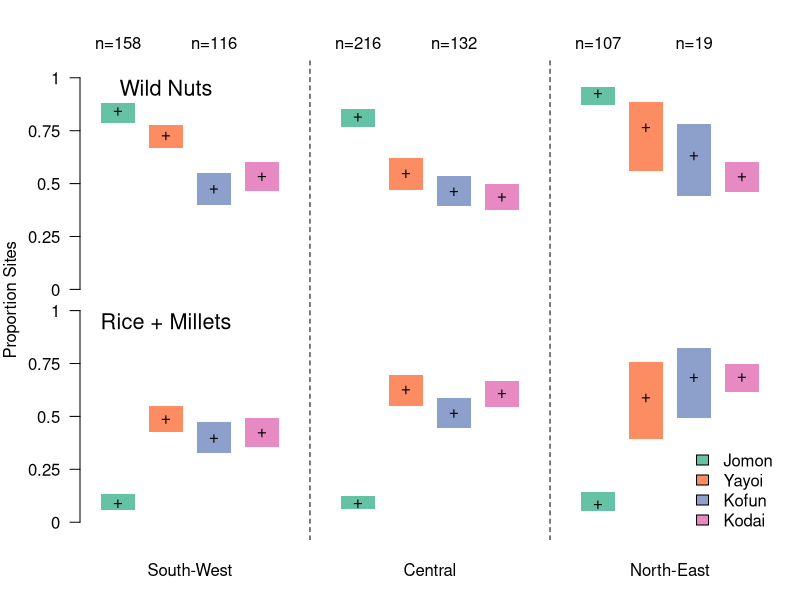
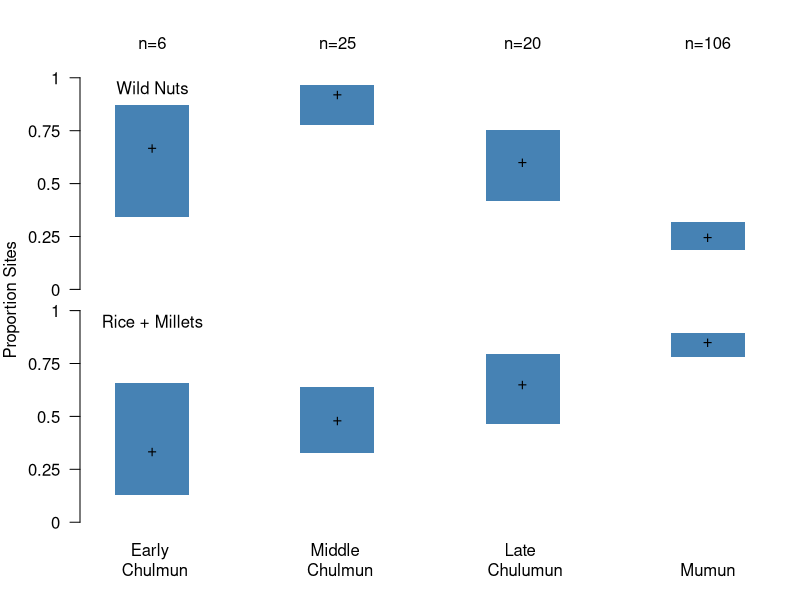

Generate these figures, in order, with R:
# Load library and Data ----
library(here)
library(RColorBrewer)
japan  <- read.csv(here('data','SiteList_JP.csv'))
korea  <- read.csv(here('data','SiteList_KOR.csv'))

# Define and Macro-Regions and Periods ----

# Group Japan by Region
japan$MacroRegion = "South-West"
japan$MacroRegion[which(japan$Region%in%c('Kanto','Chubu'))]='Central'
japan$MacroRegion[which(japan$Region%in%c('Tohoku'))]='North-East'

# Re-organise Period in Korea
korea$Period2 = korea$Period 
korea$Period2[which(korea$Period %in% c('Early Mumun','Late Mumun'))] = 'Mumun'

# Compute Frequences and HPDIs (Japan) ----
japan.periods = c('Jomon','Yayoi','Kofun','Kodai')
japan.regions = c('South-West','Central','North-East')
japan.freq = expand.grid(japan.periods,japan.regions,stringsAsFactors = FALSE)
colnames(japan.freq) = c('Period','Region')

japan.freq$wildnuts = NA
japan.freq$wildnuts.lo90 = NA
japan.freq$wildnuts.hi90 = NA
japan.freq$wildnuts.lo50 = NA
japan.freq$wildnuts.hi50 = NA
japan.freq$wildnuts.obsProp = NA
japan.freq$ricemillets = NA
japan.freq$ricemillets.lo90 = NA
japan.freq$ricemillets.hi90 = NA
japan.freq$ricemillets.lo50 = NA
japan.freq$ricemillets.hi50 = NA
japan.freq$ricemillets.obsProp = NA
japan.freq$total = NA


for (i in 1:nrow(japan.freq))
{

	tmp = subset(japan,Period==japan.freq$Period[i] & MacroRegion==japan.freq$Region[i])
	japan.freq$total[i] = nrow(tmp)
	japan.freq$wildnuts[i]=sum(tmp$wild_nuts)
	japan.freq$ricemillets[i]=sum(tmp$rice_and_millets)
	japan.freq$wildnuts.obsProp[i] = japan.freq$wildnuts[i]/japan.freq$total[i]
	japan.freq$wildnuts.lo90[i] = qbeta(0.05,japan.freq$wildnuts[i]+1,japan.freq$total[i]-japan.freq$wildnuts[i]+1)
	japan.freq$wildnuts.hi90[i] = qbeta(0.95,japan.freq$wildnuts[i]+1,japan.freq$total[i]-japan.freq$wildnuts[i]+1)
	japan.freq$wildnuts.lo50[i] = qbeta(0.25,japan.freq$wildnuts[i]+1,japan.freq$total[i]-japan.freq$wildnuts[i]+1)
	japan.freq$wildnuts.hi50[i] = qbeta(0.75,japan.freq$wildnuts[i]+1,japan.freq$total[i]-japan.freq$wildnuts[i]+1)
	japan.freq$ricemillets.obsProp[i] = japan.freq$ricemillets[i]/japan.freq$total[i]
	japan.freq$ricemillets.lo90[i] = qbeta(0.05,japan.freq$ricemillets[i]+1,japan.freq$total[i]-japan.freq$ricemillets[i]+1)
	japan.freq$ricemillets.hi90[i] = qbeta(0.95,japan.freq$ricemillets[i]+1,japan.freq$total[i]-japan.freq$ricemillets[i]+1)
	japan.freq$ricemillets.lo50[i] = qbeta(0.25,japan.freq$ricemillets[i]+1,japan.freq$total[i]-japan.freq$ricemillets[i]+1)
	japan.freq$ricemillets.hi50[i] = qbeta(0.75,japan.freq$ricemillets[i]+1,japan.freq$total[i]-japan.freq$ricemillets[i]+1)
}


# Compute Frequences and HPDIs (Korea) ----
korea.periods = c('Early Chulmun','Middle Chulmun','Late Chulmun','Mumun')
korea.freq = data.frame(Period=korea.periods)

korea.freq$wildnuts = NA
korea.freq$wildnuts.lo90 = NA
korea.freq$wildnuts.hi90 = NA
korea.freq$wildnuts.lo50 = NA
korea.freq$wildnuts.hi50 = NA
korea.freq$wildnuts.obsProp = NA
korea.freq$ricemillets = NA
korea.freq$ricemillets.lo90 = NA
korea.freq$ricemillets.hi90 = NA
korea.freq$ricemillets.lo50 = NA
korea.freq$ricemillets.hi50 = NA
korea.freq$ricemillets.obsProp = NA
korea.freq$total = NA


for (i in 1:nrow(korea.freq))
{

	tmp = subset(korea,Period2==korea.freq$Period[i])
	korea.freq$total[i] = nrow(tmp)
	korea.freq$wildnuts[i]=sum(tmp$wild_nuts)
	korea.freq$ricemillets[i]=sum(tmp$rice_and_millets)
	korea.freq$wildnuts.obsProp[i] = korea.freq$wildnuts[i]/korea.freq$total[i]
	korea.freq$wildnuts.lo90[i] = qbeta(0.05,korea.freq$wildnuts[i]+1,korea.freq$total[i]-korea.freq$wildnuts[i]+1)
	korea.freq$wildnuts.hi90[i] = qbeta(0.95,korea.freq$wildnuts[i]+1,korea.freq$total[i]-korea.freq$wildnuts[i]+1)
	korea.freq$wildnuts.lo50[i] = qbeta(0.25,korea.freq$wildnuts[i]+1,korea.freq$total[i]-korea.freq$wildnuts[i]+1)
	korea.freq$wildnuts.hi50[i] = qbeta(0.75,korea.freq$wildnuts[i]+1,korea.freq$total[i]-korea.freq$wildnuts[i]+1)
	korea.freq$ricemillets.obsProp[i] = korea.freq$ricemillets[i]/korea.freq$total[i]
	korea.freq$ricemillets.lo90[i] = qbeta(0.05,korea.freq$ricemillets[i]+1,korea.freq$total[i]-korea.freq$ricemillets[i]+1)
	korea.freq$ricemillets.hi90[i] = qbeta(0.95,korea.freq$ricemillets[i]+1,korea.freq$total[i]-korea.freq$ricemillets[i]+1)
	korea.freq$ricemillets.lo50[i] = qbeta(0.25,korea.freq$ricemillets[i]+1,korea.freq$total[i]-korea.freq$ricemillets[i]+1)
	korea.freq$ricemillets.hi50[i] = qbeta(0.75,korea.freq$ricemillets[i]+1,korea.freq$total[i]-korea.freq$ricemillets[i]+1)
}




# Plot Frequencies/HPDIs (Japan) ----

pdf(width=10,height=7,file=here('figures','japan_abot.pdf'))
par(mar=c(3,4,3,1))
plot(NULL,xlim=c(0.75,14.25),ylim=c(0,2.1),xlab='',ylab='Proportion Sites',axes=FALSE,main='')
japan.freq$index = c(1:4,6:9,11:14)
japan.freq$cols = rep(brewer.pal(n=4,'Set2'),3)
w = 0.35
for (i in 1:nrow(japan.freq))
{
	rect(xleft=japan.freq$index[i]-w,xright=japan.freq$index[i]+w,ybottom=1.1+japan.freq$wildnuts.lo90[i],ytop=1.1+japan.freq$wildnuts.hi90[i],border=NA,col=japan.freq$cols[i])
	points(x=japan.freq$index[i],y=1.1+japan.freq$wildnuts.obsProp[i],pch="+")

	rect(xleft=japan.freq$index[i]-w,xright=japan.freq$index[i]+w,ybottom=japan.freq$ricemillets.lo90[i],ytop=japan.freq$ricemillets.hi90[i],border=NA,col=japan.freq$cols[i])
	points(x=japan.freq$index[i],y=japan.freq$ricemillets.obsProp[i],pch="+")
}
axis(side=1,at=c(2.5,7.5,12.5),labels=c('South-West','Central','North-East'),tick=FALSE,cex=1.2)
abline(v = c(5,10),lty=2)
axis(side=2,at=seq(0,1,length.out=5),labels=seq(0,1,length.out = 5),las=2)
axis(side=2,at=1.1+seq(0,1,length.out=5),labels=seq(0,1,length.out = 5),las=2)
axis(side=3,at=japan.freq$index,labels = paste0('n=',japan.freq$total),cex=1,tick=FALSE,padj=1)
legend('bottomright',legend=c('Jomon','Yayoi','Kofun','Kodai'),fill=brewer.pal(n=4,'Set2'),bty='n')
text(x=2,y=0.95,labels = 'Rice + Millets',cex=1.3)
text(x=2,y=2.05,labels = 'Wild Nuts',cex=1.3)
dev.off()


# Plot Frequencies/HPDIs (Korea) ----
pdf(width=6,height=7,file=here('figures','korea_abot.pdf'))
par(mar=c(3,4,3,1))
plot(NULL,xlim=c(0.75,4.25),ylim=c(0,2.1),xlab='',ylab='Proportion Sites',axes=FALSE,main='')
korea.freq$index = c(1:4)
w = 0.2
for (i in 1:nrow(korea.freq))
{
	rect(xleft=korea.freq$index[i]-w,xright=korea.freq$index[i]+w,ybottom=1.1+korea.freq$wildnuts.lo90[i],ytop=1.1+korea.freq$wildnuts.hi90[i],border=NA,col='steelblue')
	points(x=korea.freq$index[i],y=1.1+korea.freq$wildnuts.obsProp[i],pch="+")

	rect(xleft=korea.freq$index[i]-w,xright=korea.freq$index[i]+w,ybottom=korea.freq$ricemillets.lo90[i],ytop=korea.freq$ricemillets.hi90[i],border=NA,col='steelblue')
	points(x=korea.freq$index[i],y=korea.freq$ricemillets.obsProp[i],pch="+")
}
axis(side=1,at=c(1:4),labels=c('Early \n Chulmun','Middle \n Chulmun','Late \n Chulumun','Mumun'),tick=FALSE,cex=1.2)
axis(side=2,at=seq(0,1,length.out=5),labels=seq(0,1,length.out = 5),las=2)
axis(side=2,at=1.1+seq(0,1,length.out=5),labels=seq(0,1,length.out = 5),las=2)
axis(side=3,at=korea.freq$index,labels = paste0('n=',korea.freq$total),cex=1,tick=FALSE,padj = 1)
text(x=1 ,y=0.95,labels = 'Rice + Millets',cex=1)
text(x=1,y=2.05,labels = 'Wild Nuts',cex=1)
dev.off()

# Assess relative contribution of wild plants in sites with domesticates ----
japan_rm  <- subset(japan,rice_and_millets==1)
korea_rm  <- subset(korea,rice_and_millets==1)

japan.freq_rm = expand.grid(japan.periods,japan.regions,stringsAsFactors = FALSE)
colnames(japan.freq_rm) = c('Period','Region')

japan.freq_rm$wildnuts = NA
japan.freq_rm$wildnuts.lo90 = NA
japan.freq_rm$wildnuts.hi90 = NA
japan.freq_rm$wildnuts.lo50 = NA
japan.freq_rm$wildnuts.hi50 = NA
japan.freq_rm$wildnuts.obsProp = NA

for (i in 1:nrow(japan.freq_rm))
{

	tmp = subset(japan_rm,Period==japan.freq_rm$Period[i] & MacroRegion==japan.freq_rm$Region[i])
	japan.freq_rm$total[i] = nrow(tmp)
	japan.freq_rm$wildnuts[i]=sum(tmp$wild_nuts)
	japan.freq_rm$wildnuts.obsProp[i] = japan.freq_rm$wildnuts[i]/japan.freq_rm$total[i]
	japan.freq_rm$wildnuts.lo90[i] = qbeta(0.05,japan.freq_rm$wildnuts[i]+1,japan.freq_rm$total[i]-japan.freq_rm$wildnuts[i]+1)
	japan.freq_rm$wildnuts.hi90[i] = qbeta(0.95,japan.freq_rm$wildnuts[i]+1,japan.freq_rm$total[i]-japan.freq_rm$wildnuts[i]+1)
	japan.freq_rm$wildnuts.lo50[i] = qbeta(0.25,japan.freq_rm$wildnuts[i]+1,japan.freq_rm$total[i]-japan.freq_rm$wildnuts[i]+1)
	japan.freq_rm$wildnuts.hi50[i] = qbeta(0.75,japan.freq_rm$wildnuts[i]+1,japan.freq_rm$total[i]-japan.freq_rm$wildnuts[i]+1)
}


korea.freq_rm = data.frame(Period=korea.periods)

korea.freq_rm$wildnuts = NA
korea.freq_rm$wildnuts.lo90 = NA
korea.freq_rm$wildnuts.hi90 = NA
korea.freq_rm$wildnuts.lo50 = NA
korea.freq_rm$wildnuts.hi50 = NA
korea.freq_rm$wildnuts.obsProp = NA
korea.freq_rm$total = NA


for (i in 1:nrow(korea.freq_rm))
{

	tmp = subset(korea_rm,Period2==korea.freq_rm$Period[i])
	korea.freq_rm$total[i] = nrow(tmp)
	korea.freq_rm$wildnuts[i]=sum(tmp$wild_nuts)
	korea.freq_rm$ricemillets[i]=sum(tmp$rice_and_millets)
	korea.freq_rm$wildnuts.obsProp[i] = korea.freq_rm$wildnuts[i]/korea.freq_rm$total[i]
	korea.freq_rm$wildnuts.lo90[i] = qbeta(0.05,korea.freq_rm$wildnuts[i]+1,korea.freq_rm$total[i]-korea.freq_rm$wildnuts[i]+1)
	korea.freq_rm$wildnuts.hi90[i] = qbeta(0.95,korea.freq_rm$wildnuts[i]+1,korea.freq_rm$total[i]-korea.freq_rm$wildnuts[i]+1)
	korea.freq_rm$wildnuts.lo50[i] = qbeta(0.25,korea.freq_rm$wildnuts[i]+1,korea.freq_rm$total[i]-korea.freq_rm$wildnuts[i]+1)
	korea.freq_rm$wildnuts.hi50[i] = qbeta(0.75,korea.freq_rm$wildnuts[i]+1,korea.freq_rm$total[i]-korea.freq_rm$wildnuts[i]+1)
	korea.freq_rm$ricemillets.obsProp[i] = korea.freq_rm$ricemillets[i]/korea.freq_rm$total[i]
	korea.freq_rm$ricemillets.lo90[i] = qbeta(0.05,korea.freq_rm$ricemillets[i]+1,korea.freq_rm$total[i]-korea.freq_rm$ricemillets[i]+1)
	korea.freq_rm$ricemillets.hi90[i] = qbeta(0.95,korea.freq_rm$ricemillets[i]+1,korea.freq_rm$total[i]-korea.freq_rm$ricemillets[i]+1)
	korea.freq_rm$ricemillets.lo50[i] = qbeta(0.25,korea.freq_rm$ricemillets[i]+1,korea.freq_rm$total[i]-korea.freq_rm$ricemillets[i]+1)
	korea.freq_rm$ricemillets.hi50[i] = qbeta(0.75,korea.freq_rm$ricemillets[i]+1,korea.freq_rm$total[i]-korea.freq_rm$ricemillets[i]+1)
}



# Plot Korea and Japan proportion wild in sites with rice/millets ----

